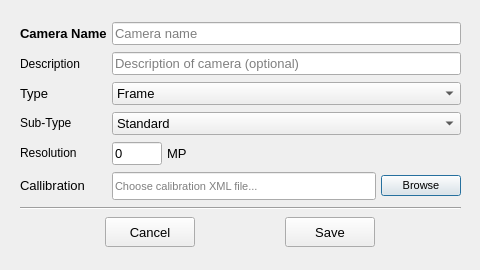
<?xml version="1.0" encoding="UTF-8"?>
<ui version="4.0" connectslotsbyname="false">
 <class>DialogAddEditCam</class>
 <widget class="QDialog" name="DialogAddEditCam">
  <property name="geometry">
   <rect>
    <x>0</x>
    <y>0</y>
    <width>480</width>
    <height>270</height>
   </rect>
  </property>
  <property name="sizePolicy">
   <sizepolicy hsizetype="Fixed" vsizetype="Fixed">
    <horstretch>0</horstretch>
    <verstretch>0</verstretch>
   </sizepolicy>
  </property>
  <property name="minimumSize">
   <size>
    <width>480</width>
    <height>270</height>
   </size>
  </property>
  <property name="maximumSize">
   <size>
    <width>480</width>
    <height>270</height>
   </size>
  </property>
  <property name="font">
   <font>
    <family>Segoe UI</family>
    <pointsize>10</pointsize>
   </font>
  </property>
  <property name="windowTitle">
   <string notr="true">Add/Edit Camera</string>
  </property>
  <property name="windowIcon">
   <iconset resource="../qtresources.qrc">
    <normaloff>:/icons/AutoFTG-appicon.png</normaloff>:/icons/AutoFTG-appicon.png</iconset>
  </property>
  <widget class="QWidget" name="gridLayoutWidget">
   <property name="geometry">
    <rect>
     <x>10</x>
     <y>10</y>
     <width>461</width>
     <height>251</height>
    </rect>
   </property>
   <layout class="QGridLayout" name="gridLayout">
    <item row="3" column="1">
     <widget class="QComboBox" name="comboBox_2">
      <property name="font">
       <font>
        <family>Segoe UI</family>
        <pointsize>10</pointsize>
       </font>
      </property>
      <property name="iconSize">
       <size>
        <width>24</width>
        <height>24</height>
       </size>
      </property>
      <item>
       <property name="text">
        <string notr="true">Standard</string>
       </property>
       <property name="icon">
        <iconset resource="../qtresources.qrc">
         <normaloff>:/icons/icons8-camera-50.png</normaloff>:/icons/icons8-camera-50.png</iconset>
       </property>
      </item>
      <item>
       <property name="text">
        <string notr="true">DSLR</string>
       </property>
       <property name="icon">
        <iconset resource="../qtresources.qrc">
         <normaloff>:/icons/icons8-slr-small-lens-96.png</normaloff>:/icons/icons8-slr-small-lens-96.png</iconset>
       </property>
      </item>
      <item>
       <property name="text">
        <string notr="true">Special</string>
       </property>
       <property name="icon">
        <iconset resource="../qtresources.qrc">
         <normaloff>:/icons/icons8-camera-on-tripod-96.png</normaloff>:/icons/icons8-camera-on-tripod-96.png</iconset>
       </property>
      </item>
      <item>
       <property name="text">
        <string notr="true">Drone</string>
       </property>
       <property name="icon">
        <iconset resource="../qtresources.qrc">
         <normaloff>:/icons/icons8-quadcopter-50.png</normaloff>:/icons/icons8-quadcopter-50.png</iconset>
       </property>
      </item>
      <item>
       <property name="text">
        <string notr="true">SmartPhone</string>
       </property>
       <property name="icon">
        <iconset resource="../qtresources.qrc">
         <normaloff>:/icons/icons8-touchscreen-96.png</normaloff>:/icons/icons8-touchscreen-96.png</iconset>
       </property>
      </item>
      <item>
       <property name="text">
        <string notr="true">SportCam</string>
       </property>
       <property name="icon">
        <iconset resource="../qtresources.qrc">
         <normaloff>:/icons/icons8-gopro-96.png</normaloff>:/icons/icons8-gopro-96.png</iconset>
       </property>
      </item>
     </widget>
    </item>
    <item row="0" column="1">
     <widget class="QLineEdit" name="lineEdit_2">
      <property name="font">
       <font>
        <family>Segoe UI</family>
        <pointsize>10</pointsize>
       </font>
      </property>
      <property name="placeholderText">
       <string notr="true">Camera name</string>
      </property>
     </widget>
    </item>
    <item row="5" column="1">
     <layout class="QHBoxLayout" name="horizontalLayout_2">
      <item>
       <widget class="QLineEdit" name="lineEdit_3">
        <property name="sizePolicy">
         <sizepolicy hsizetype="Expanding" vsizetype="Fixed">
          <horstretch>0</horstretch>
          <verstretch>0</verstretch>
         </sizepolicy>
        </property>
        <property name="minimumSize">
         <size>
          <width>0</width>
          <height>28</height>
         </size>
        </property>
        <property name="maximumSize">
         <size>
          <width>16777215</width>
          <height>28</height>
         </size>
        </property>
        <property name="font">
         <font>
          <family>Segoe UI</family>
          <pointsize>8</pointsize>
         </font>
        </property>
        <property name="placeholderText">
         <string notr="true">Choose calibration XML file...</string>
        </property>
       </widget>
      </item>
      <item>
       <widget class="QPushButton" name="pushButton_3">
        <property name="sizePolicy">
         <sizepolicy hsizetype="Maximum" vsizetype="Maximum">
          <horstretch>0</horstretch>
          <verstretch>0</verstretch>
         </sizepolicy>
        </property>
        <property name="font">
         <font>
          <family>Segoe UI</family>
          <pointsize>8</pointsize>
         </font>
        </property>
        <property name="toolTip">
         <string notr="true">Choose XML calibration file...</string>
        </property>
        <property name="text">
         <string notr="true">Browse</string>
        </property>
        <property name="icon">
         <iconset resource="../qtresources.qrc">
          <normaloff>:/icons/icons8-images-folder-50.png</normaloff>:/icons/icons8-images-folder-50.png</iconset>
        </property>
        <property name="iconSize">
         <size>
          <width>24</width>
          <height>24</height>
         </size>
        </property>
       </widget>
      </item>
     </layout>
    </item>
    <item row="0" column="0">
     <widget class="QLabel" name="label_3">
      <property name="sizePolicy">
       <sizepolicy hsizetype="Preferred" vsizetype="Maximum">
        <horstretch>0</horstretch>
        <verstretch>0</verstretch>
       </sizepolicy>
      </property>
      <property name="font">
       <font>
        <family>Segoe UI</family>
        <pointsize>10</pointsize>
        <weight>75</weight>
        <bold>true</bold>
       </font>
      </property>
      <property name="text">
       <string notr="true">Camera Name</string>
      </property>
     </widget>
    </item>
    <item row="7" column="0" colspan="2">
     <layout class="QHBoxLayout" name="horizontalLayout">
      <item>
       <widget class="QPushButton" name="pushButton">
        <property name="sizePolicy">
         <sizepolicy hsizetype="Fixed" vsizetype="Fixed">
          <horstretch>0</horstretch>
          <verstretch>0</verstretch>
         </sizepolicy>
        </property>
        <property name="minimumSize">
         <size>
          <width>0</width>
          <height>0</height>
         </size>
        </property>
        <property name="maximumSize">
         <size>
          <width>90</width>
          <height>30</height>
         </size>
        </property>
        <property name="text">
         <string notr="true">Cancel</string>
        </property>
        <property name="icon">
         <iconset resource="../qtresources.qrc">
          <normaloff>:/icons/icons8-close-50.png</normaloff>:/icons/icons8-close-50.png</iconset>
        </property>
        <property name="iconSize">
         <size>
          <width>20</width>
          <height>20</height>
         </size>
        </property>
       </widget>
      </item>
      <item>
       <widget class="QPushButton" name="pushButton_2">
        <property name="sizePolicy">
         <sizepolicy hsizetype="Fixed" vsizetype="Fixed">
          <horstretch>0</horstretch>
          <verstretch>0</verstretch>
         </sizepolicy>
        </property>
        <property name="minimumSize">
         <size>
          <width>0</width>
          <height>0</height>
         </size>
        </property>
        <property name="maximumSize">
         <size>
          <width>90</width>
          <height>30</height>
         </size>
        </property>
        <property name="text">
         <string notr="true">Save</string>
        </property>
        <property name="icon">
         <iconset resource="../qtresources.qrc">
          <normaloff>:/icons/icons8-save-all-50.png</normaloff>:/icons/icons8-save-all-50.png</iconset>
        </property>
        <property name="iconSize">
         <size>
          <width>20</width>
          <height>20</height>
         </size>
        </property>
       </widget>
      </item>
     </layout>
    </item>
    <item row="2" column="0">
     <widget class="QLabel" name="label">
      <property name="sizePolicy">
       <sizepolicy hsizetype="Preferred" vsizetype="Maximum">
        <horstretch>0</horstretch>
        <verstretch>0</verstretch>
       </sizepolicy>
      </property>
      <property name="font">
       <font>
        <family>Segoe UI</family>
        <pointsize>10</pointsize>
       </font>
      </property>
      <property name="text">
       <string notr="true">Type</string>
      </property>
     </widget>
    </item>
    <item row="4" column="0">
     <widget class="QLabel" name="label_4">
      <property name="sizePolicy">
       <sizepolicy hsizetype="Preferred" vsizetype="Maximum">
        <horstretch>0</horstretch>
        <verstretch>0</verstretch>
       </sizepolicy>
      </property>
      <property name="font">
       <font>
        <family>Segoe UI</family>
        <pointsize>9</pointsize>
       </font>
      </property>
      <property name="text">
       <string notr="true">Resolution</string>
      </property>
     </widget>
    </item>
    <item row="1" column="0">
     <widget class="QLabel" name="label_7">
      <property name="font">
       <font>
        <family>Segoe UI</family>
        <pointsize>9</pointsize>
       </font>
      </property>
      <property name="text">
       <string notr="true">Description</string>
      </property>
     </widget>
    </item>
    <item row="6" column="0" colspan="2">
     <widget class="Line" name="line">
      <property name="orientation">
       <enum>Qt::Horizontal</enum>
      </property>
     </widget>
    </item>
    <item row="2" column="1">
     <widget class="QComboBox" name="comboBox">
      <property name="font">
       <font>
        <family>Segoe UI</family>
        <pointsize>10</pointsize>
       </font>
      </property>
      <property name="iconSize">
       <size>
        <width>24</width>
        <height>24</height>
       </size>
      </property>
      <item>
       <property name="text">
        <string notr="true">Frame</string>
       </property>
       <property name="icon">
        <iconset resource="../qtresources.qrc">
         <normaloff>:/icons/icons8-full-page-view-50.png</normaloff>:/icons/icons8-full-page-view-50.png</iconset>
       </property>
      </item>
      <item>
       <property name="text">
        <string notr="true">Fisheye</string>
       </property>
       <property name="icon">
        <iconset resource="../qtresources.qrc">
         <normaloff>:/icons/icons8-video-wall-50.png</normaloff>:/icons/icons8-video-wall-50.png</iconset>
       </property>
      </item>
      <item>
       <property name="text">
        <string notr="true">Spherical</string>
       </property>
       <property name="icon">
        <iconset resource="../qtresources.qrc">
         <normaloff>:/icons/icons8-live-photos-96.png</normaloff>:/icons/icons8-live-photos-96.png</iconset>
       </property>
      </item>
      <item>
       <property name="text">
        <string notr="true">Cylindical</string>
       </property>
       <property name="icon">
        <iconset resource="../qtresources.qrc">
         <normaloff>:/icons/icons8-aperture-50.png</normaloff>:/icons/icons8-aperture-50.png</iconset>
       </property>
      </item>
      <item>
       <property name="text">
        <string notr="true">RPC</string>
       </property>
       <property name="icon">
        <iconset resource="../qtresources.qrc">
         <normaloff>:/icons/icons8-ios-application-placeholder-50.png</normaloff>:/icons/icons8-ios-application-placeholder-50.png</iconset>
       </property>
      </item>
     </widget>
    </item>
    <item row="5" column="0">
     <widget class="QLabel" name="label_5">
      <property name="sizePolicy">
       <sizepolicy hsizetype="Preferred" vsizetype="Maximum">
        <horstretch>0</horstretch>
        <verstretch>0</verstretch>
       </sizepolicy>
      </property>
      <property name="text">
       <string notr="true">Callibration</string>
      </property>
     </widget>
    </item>
    <item row="3" column="0">
     <widget class="QLabel" name="label_2">
      <property name="sizePolicy">
       <sizepolicy hsizetype="Preferred" vsizetype="Maximum">
        <horstretch>0</horstretch>
        <verstretch>0</verstretch>
       </sizepolicy>
      </property>
      <property name="font">
       <font>
        <family>Segoe UI</family>
        <pointsize>9</pointsize>
       </font>
      </property>
      <property name="text">
       <string notr="true">Sub-Type</string>
      </property>
     </widget>
    </item>
    <item row="4" column="1">
     <layout class="QHBoxLayout" name="horizontalLayout_3">
      <item>
       <widget class="QLineEdit" name="lineEdit">
        <property name="maximumSize">
         <size>
          <width>50</width>
          <height>16777215</height>
         </size>
        </property>
        <property name="font">
         <font>
          <family>Segoe UI</family>
          <pointsize>10</pointsize>
         </font>
        </property>
        <property name="text">
         <string notr="true">0</string>
        </property>
       </widget>
      </item>
      <item>
       <widget class="QLabel" name="label_6">
        <property name="text">
         <string notr="true">MP</string>
        </property>
       </widget>
      </item>
     </layout>
    </item>
    <item row="1" column="1">
     <widget class="QLineEdit" name="lineEdit_4">
      <property name="font">
       <font>
        <family>Segoe UI</family>
        <pointsize>10</pointsize>
       </font>
      </property>
      <property name="placeholderText">
       <string notr="true">Description of camera (optional)</string>
      </property>
     </widget>
    </item>
   </layout>
  </widget>
 </widget>
 <layoutdefault spacing="5" margin="10"/>
 <tabstops>
  <tabstop>lineEdit_2</tabstop>
  <tabstop>lineEdit_4</tabstop>
  <tabstop>comboBox</tabstop>
  <tabstop>comboBox_2</tabstop>
  <tabstop>lineEdit</tabstop>
  <tabstop>lineEdit_3</tabstop>
  <tabstop>pushButton_3</tabstop>
  <tabstop>pushButton_2</tabstop>
  <tabstop>pushButton</tabstop>
 </tabstops>
 <resources>
  <include location="../qtresources.qrc"/>
 </resources>
 <connections>
  <connection>
   <sender>pushButton</sender>
   <signal>clicked(bool)</signal>
   <receiver>DialogAddEditCam</receiver>
   <slot>close()</slot>
   <hints>
    <hint type="sourcelabel">
     <x>144</x>
     <y>210</y>
    </hint>
    <hint type="destinationlabel">
     <x>239</x>
     <y>119</y>
    </hint>
   </hints>
  </connection>
 </connections>
 <designerdata>
  <property name="gridDeltaX">
   <number>10</number>
  </property>
  <property name="gridDeltaY">
   <number>10</number>
  </property>
  <property name="gridSnapX">
   <bool>true</bool>
  </property>
  <property name="gridSnapY">
   <bool>true</bool>
  </property>
  <property name="gridVisible">
   <bool>true</bool>
  </property>
 </designerdata>
</ui>
